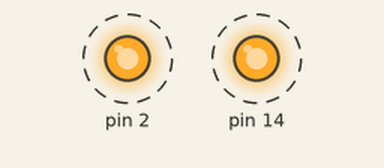
Simulated run of this sketch. Board: Arduino Uno, built with avr-gcc and run on an emulated ATmega328P. Shown: output pins drawn as LEDs (lit = HIGH). Dashed ring = blinking.

Above: at 0.5 s.
Timing chart, 0 to 4.6 s (numbered marks = the images above):
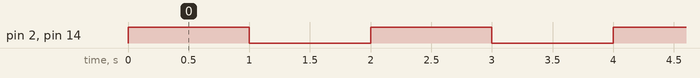

Measured:
- by itself, pin 2, pin 14: alternates HIGH for 1.0 s and LOW for 1.0 s

The sketch:

Blink.ino
```cpp
void setup() {

  pinMode(2, OUTPUT);
  pinMode(14,OUTPUT);
}
void loop() {
  digitalWrite(2, HIGH);
   digitalWrite(14, HIGH);
  delay(1000);
  digitalWrite(2, LOW);
  digitalWrite(14, LOW);
  delay(1000);

}
```
